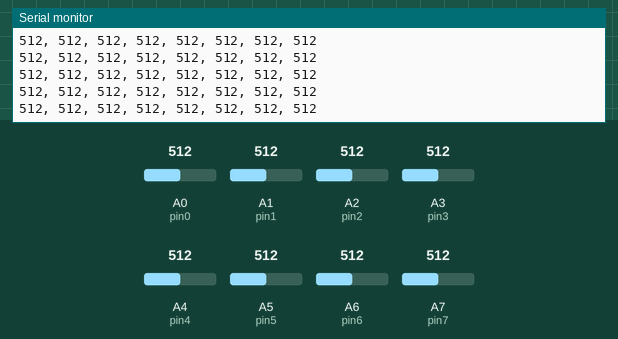
This sketch was run on a simulated Arduino Nano, built with avr-gcc and run on an emulated ATmega328P. Shown: the last lines printed to the serial monitor. Inputs (shaded band) come from the test bench; at power-on: A0 (pin0) = 512, A1 (pin1) = 512, A2 (pin2) = 512, A3 (pin3) = 512, A4 (pin4) = 512, A5 (pin5) = 512, A6 (pin6) = 512, A7 (pin7) = 512.

Above: at 1.2 s.
1.3 s: A0 (pin0) set to 108
At 1.4 s:
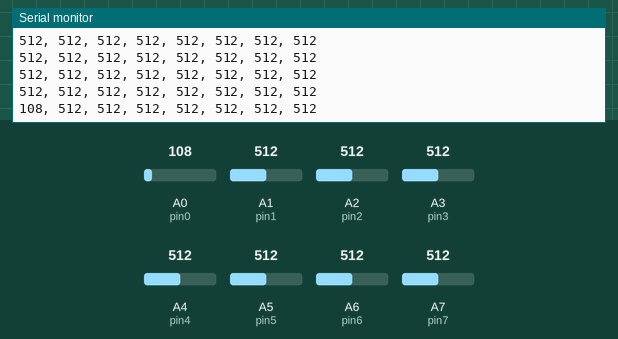
4.3 s: A0 (pin0) set to 94
At 4.31 s:
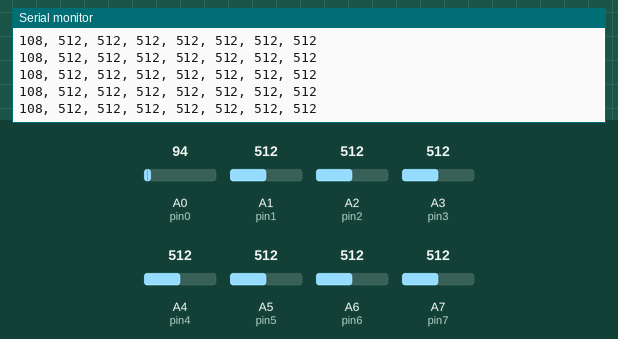
7.3 s: A1 (pin1) set to 111
At 7.31 s:
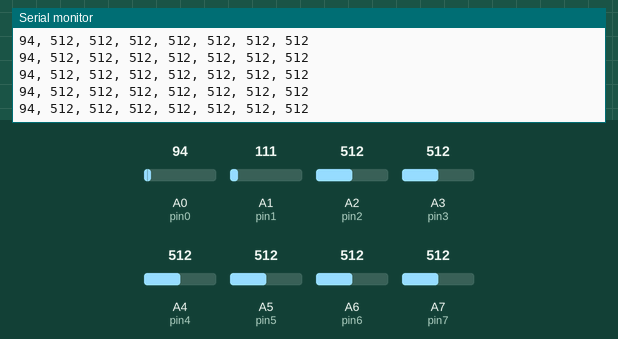
8.8 s: A1 (pin1) set to 91
At 8.81 s:
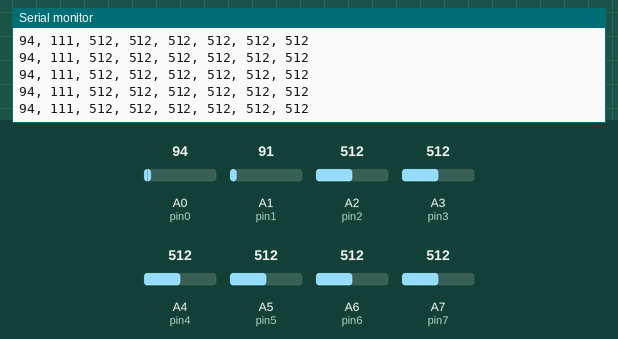
Timing chart, 0 to 11.8 s (numbered marks = the images above; inputs shaded):
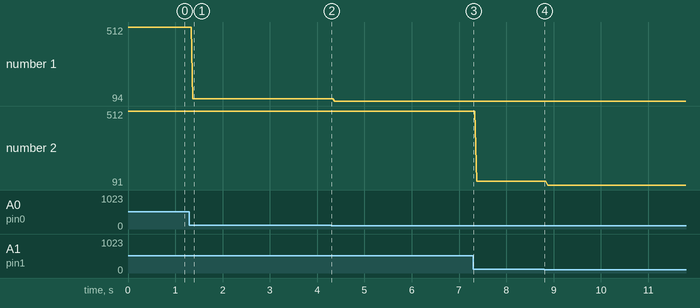

Measured:
- after the input at 1.3 s, the serial monitor: prints a new line after 0.07 s (image 1)
- plotted number 1: 512 → 108 after the input at 1.3 s, 108 → 94 after the input at 4.3 s
- plotted number 2: 512 → 111 after the input at 7.3 s, 111 → 91 after the input at 8.8 s

The sketch:

acceltest.ino
```cpp
int pin0 = A0;    // middle select the input pin for the potentiometer
int pin1 = A1;    // thumb select the input pin for the potentiometer
int pin2 = A2;    // pointer select the input pin for the potentiometer
int pin3 = A3;    // select the input pin for the potentiometer
int pin4 = A4;    // select the input pin for the potentiometer
int pin5 = A5;    // select the input pin for the
int pin6 = A6;    // ring select the input pin for the potentiometer
int pin7 = A7;    // pinky select the input pin for the potentiometer

int value0 = 0;  // variable to store the value coming from the sensor
int value1 = 0;  // variable to store the value coming from the sensor
int value2 = 0;  // variable to store the value coming from the sensor
int value3 = 0;  // variable to store the value coming from the sensor
int value4 = 0;  // variable to store the value coming from the sensor
int value5 = 0;  // variable to store the value coming from the sensor
int value6 = 0;  // variable to store the value coming from the sensor
int value7 = 0;  // variable to store the value coming from the sensor
void setup() {
  // declare the ledPin as an OUTPUT:
  Serial.begin(9600);
}

void loop() {
  // read the value from the sensor:
  value0 = analogRead(pin0);
  value1 = analogRead(pin1);
  value2 = analogRead(pin2);
  value3 = analogRead(pin3);
  value4 = analogRead(pin4);
  value5 = analogRead(pin5);
  value6 = analogRead(pin6);
  value7 = analogRead(pin7);
  // turn the ledPin on
  Serial.print(value0);
  Serial.print(", ");
  Serial.print(value1);
  Serial.print(", ");
  Serial.print(value2);
  Serial.print(", ");
  Serial.print(value3);
  Serial.print(", ");
  Serial.print(value4);
  Serial.print(", ");
  Serial.print(value5);
  Serial.print(", ");
  Serial.print(value6);
  Serial.print(", ");
  Serial.println(value7);
}
```
